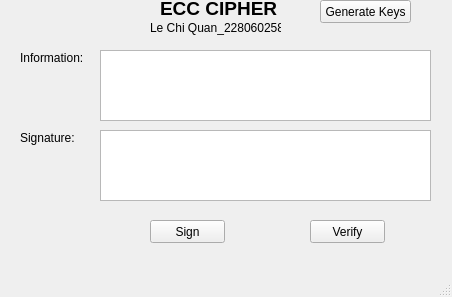
<?xml version="1.0" encoding="UTF-8"?>
<ui version="4.0">
 <class>MainWindow</class>
 <widget class="QMainWindow" name="MainWindow">
  <property name="geometry">
   <rect>
    <x>0</x>
    <y>0</y>
    <width>452</width>
    <height>297</height>
   </rect>
  </property>
  <property name="windowTitle">
   <string>ECC Cipher</string>
  </property>
  <widget class="QWidget" name="centralwidget">
   <widget class="QLabel" name="label">
    <property name="geometry">
     <rect>
      <x>160</x>
      <y>0</y>
      <width>131</width>
      <height>16</height>
     </rect>
    </property>
    <property name="font">
     <font>
      <pointsize>14</pointsize>
      <weight>75</weight>
      <bold>true</bold>
     </font>
    </property>
    <property name="text">
     <string>ECC CIPHER</string>
    </property>
   </widget>
   <widget class="QPushButton" name="btn_gen_keys">
    <property name="geometry">
     <rect>
      <x>320</x>
      <y>0</y>
      <width>91</width>
      <height>23</height>
     </rect>
    </property>
    <property name="text">
     <string>Generate Keys</string>
    </property>
   </widget>
   <widget class="QLabel" name="label_5">
    <property name="geometry">
     <rect>
      <x>20</x>
      <y>130</y>
      <width>71</width>
      <height>16</height>
     </rect>
    </property>
    <property name="text">
     <string>&lt;html&gt;&lt;head/&gt;&lt;body&gt;&lt;p&gt;Signature:&lt;/p&gt;&lt;/body&gt;&lt;/html&gt;</string>
    </property>
   </widget>
   <widget class="QTextEdit" name="txt_info">
    <property name="geometry">
     <rect>
      <x>100</x>
      <y>50</y>
      <width>331</width>
      <height>71</height>
     </rect>
    </property>
   </widget>
   <widget class="QLabel" name="label_3">
    <property name="geometry">
     <rect>
      <x>20</x>
      <y>50</y>
      <width>71</width>
      <height>16</height>
     </rect>
    </property>
    <property name="text">
     <string>&lt;html&gt;&lt;head/&gt;&lt;body&gt;&lt;p&gt;Information:&lt;/p&gt;&lt;/body&gt;&lt;/html&gt;</string>
    </property>
   </widget>
   <widget class="QTextEdit" name="txt_sign">
    <property name="geometry">
     <rect>
      <x>100</x>
      <y>130</y>
      <width>331</width>
      <height>71</height>
     </rect>
    </property>
   </widget>
   <widget class="QPushButton" name="btn_verify">
    <property name="geometry">
     <rect>
      <x>310</x>
      <y>220</y>
      <width>75</width>
      <height>23</height>
     </rect>
    </property>
    <property name="text">
     <string>Verify</string>
    </property>
   </widget>
   <widget class="QPushButton" name="btn_sign">
    <property name="geometry">
     <rect>
      <x>150</x>
      <y>220</y>
      <width>75</width>
      <height>23</height>
     </rect>
    </property>
    <property name="text">
     <string>Sign</string>
    </property>
   </widget>
   <widget class="QLabel" name="label_2">
    <property name="geometry">
     <rect>
      <x>150</x>
      <y>20</y>
      <width>131</width>
      <height>16</height>
     </rect>
    </property>
    <property name="text">
     <string>Le Chi Quan_2280602580</string>
    </property>
   </widget>
  </widget>
  <widget class="QMenuBar" name="menubar">
   <property name="geometry">
    <rect>
     <x>0</x>
     <y>0</y>
     <width>452</width>
     <height>21</height>
    </rect>
   </property>
  </widget>
  <widget class="QStatusBar" name="statusbar"/>
 </widget>
 <resources/>
 <connections/>
</ui>
